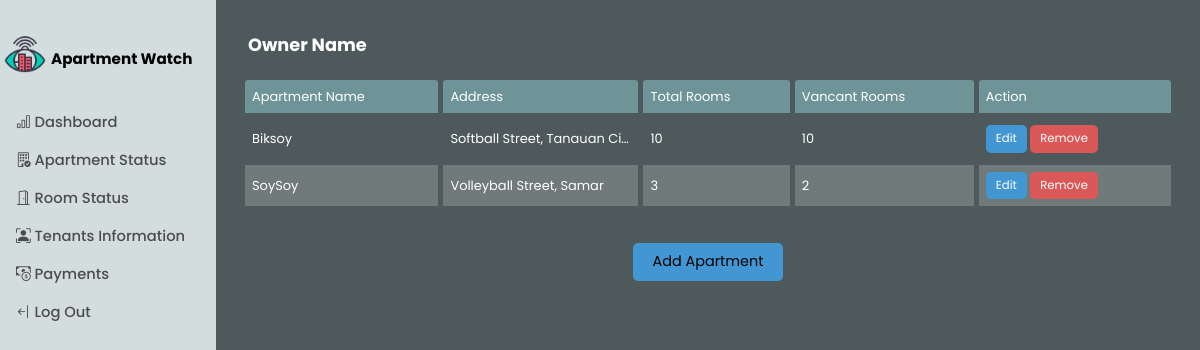
/apartmentStatus.php (signed in), run on the app's committed database.
### tables this page shows
CREATE TABLE `building_table` (
  `Building_ID` varchar(50) NOT NULL,
  `Owner_ID` int(11) NOT NULL,
  `Building_Name` varchar(50) NOT NULL,
  `Building_Street_Address` varchar(70) DEFAULT NULL,
  `Building_City_Address` varchar(70) DEFAULT NULL,
  `Building_Status` varchar(30) NOT NULL,
  `Total_Rooms` int(11) DEFAULT NULL
);

### apartmentStatus.php (the view, shortened to what this page needs)
<?php
include './model/databaseConnection.php';
include_once './includes/header.php';
?>
<link rel="stylesheet" href="./styles/style_apartment_status.css">
</head>
<body>
    <div class="body-content d-flex">
        <div class="side-nav-bar d-none d-sm-block">
            <?php include './includes/navigation.php' ?>
        </div>
        <div class="main-content container-fluid p-4">
            <div class="mt-2" >
                <div class="apartment-name d-flex align-items-center justify-content-between px-2">
                    <p class="fw-bold">Owner Name</p>
                </div>
                <table class="">
                    <thead>
                        <tr>
                            <td scope="col">Apartment Name</td>
                            <td scope="col">Address</td>
                            <td scope="col">Total Rooms</td>
                            <td scope="col">Vancant Rooms</td>
                            <td scope="col">Action</td>
                        </tr>
                    </thead>
                    <tbody>
                        <?php
                            $query = "
                                SELECT
                                b.Building_ID,
                                b.Building_Street_Address,
                                b.Building_City_Address,
                                b.Building_Status,
                                b.Building_Name AS Apartment,
                                COUNT(r.Room_ID) AS Total_Rooms,
                                SUM(CASE WHEN r.Room_Status = 'vacant' THEN 1 ELSE 0 END) AS Vacant_Rooms
                                FROM
                                    owner_acc_table o
                                JOIN
                                    building_table b ON o.Account_ID = b.Owner_ID
                                LEFT JOIN
                                    rooms_table r ON b.Building_ID = r.Apartment_ID
                                WHERE
                                    o.Account_ID = :user_id
                                GROUP BY
                                    b.Building_Name
                                ORDER BY
                                    b.Building_Name;
                            ";
                            $statement = $PHP_Data_Object->prepare($query);
                            $statement->bindParam(':user_id', $_SESSION['user_id']);
                            $statement->execute();
                            $apartments = $statement->fetchAll(PDO::FETCH_ASSOC);
                            if (count($apartments) > 0) {
                                foreach($apartments as $apartment) {
                        ?>
                        <tr>
                            <td><?php echo $apartment['Apartment'] ?></td>
                            <td><?php echo $apartment['Building_Street_Address'] . ', ' . $apartment['Building_City_Address'] ?></td>
                            <td><?php echo $apartment['Total_Rooms'] ?></td>
                            <td><?php echo $apartment['Vacant_Rooms'] ?></td>
                            <td>
                                <button class="edit-apartment-btn" type="button" role="button"
                                data-bs-toggle="modal"
                                data-bs-target="#editapartment"
                                data-apartmentID="<?php echo htmlspecialchars($apartment['Building_ID']) ?>"
                                data-buildingName="<?php echo htmlspecialchars($apartment['Apartment']) ?>"
                                data-streetAddress="<?php echo htmlspecialchars($apartment['Building_Street_Address']) ?>"
                                data-cityAddress="<?php echo htmlspecialchars($apartment['Building_City_Address']) ?>"
                                data-status="<?php echo htmlspecialchars($apartment['Building_Status']) ?>"
                                data-totalRooms="<?php echo htmlspecialchars($apartment['Total_Rooms']) ?>"
                                >Edit</button>
                                <a href="./model/deleteApartment.php?building_id=<?php echo $apartment['Building_ID']?>" class="remove-apartment-btn" type="button" role="button">Remove</a>
                            </td>
                        </tr>
                        <?php
                                }
                            } else {
                                ?>
                                <tr>
                                    <td colspan="4" class="text-center fs-3">You don't have apartment, <span class="fs-1">GO BUILD SOME!!!</span></td>
                                </tr>
                                <?php
                            }
                        ?>
                    </tbody>
                </table>
                <div class="d-flex align-items-center justify-content-center mt-3 w-100">
                    <button class="add-apartment-button mt-3" type="button"  data-bs-toggle="modal" data-bs-target="#addApartment" >Add Apartment</button>
                </div>
            </div>
        </div>
    </div>
</body>
</html>

### styles/interface.css (style rules this page uses)
* { font-family: 'Poppins', sans-serif; box-sizing: border-box; margin: 0; padding: 0; }
:root { --body-color: #304647; --card-color: #4d595a; --mdj-white: #d4dddd; --title-color: #385e62; --font-color: #9ec7c5; --secondary-font-color: #2a9ba7; --button-color: #83b6b4; --button-hover-color: #8bc6c4; --text-hover: #7ba9a8; }
body { background-color: var(--card-color); min-height: 100vh; }
.side-nav-bar, .main-content { height: 100vh; }
.main-content { flex: 82%; }
.side-nav-bar { flex: 18%; background-color: var(--mdj-white); }

### styles/style_apartment_status.css (style rules this page uses)
.apartment-name > p { color: #fff; font-size: 1.11rem; }
table { width: 100%; border-collapse: separate; border-spacing: 5px; }
table thead tr td { background-color: #6e9497; border-top-left-radius: 3px; border-top-right-radius: 3px; }
table tbody tr:nth-child(even) { background-color: #ffffff32; }
table thead tr td, table tbody tr td { max-width: 8rem; min-width: 6rem; text-align: start; padding: 0; font-size: 0.81rem; color: #fff; padding: 7px; text-overflow: ellipsis; overflow: hidden; white-space: nowrap; }
.add-tenant, .remove-tenant, .remove-apartment-btn, .delete-tenant-btn, .remove-tenant-btn, .update-tenant-btn, .edit-apartment-btn { font-size: 0.73rem; padding: 5px 10px; border-radius: 5px; border: none; text-decoration: none; color: #fff; cursor: pointer; }
.remove-tenant, .remove-apartment-btn, .remove-tenant-btn, .delete-tenant-btn { background-color: #da5858; }
.add-apartment-button, .add-room-button, .add-rooms-btn { background-color: #4297d3; padding: 8px 20px; font-size: 0.90rem; border-radius: 5px; border: none; }
.update-tenant-btn, .edit-apartment-btn { background-color: #4297d3; }

### data on the page
building_table: Building_Name "Biksoy", Building_Street_Address "Softball Street", Building_City_Address "Tanauan Ci…", Total_Rooms "10", Vacant_Rooms "10"
building_table: Building_Name "SoySoy", Building_Street_Address "Volleyball Street", Building_City_Address "Samar", Total_Rooms "3", Vacant_Rooms "2"

### other printed values
$navItem "Dashboard"
$navItem "Apartment Status"
$navItem "Room Status"
$navItem "Tenants Information"
$navItem "Payments"
$navItem "Log Out"
